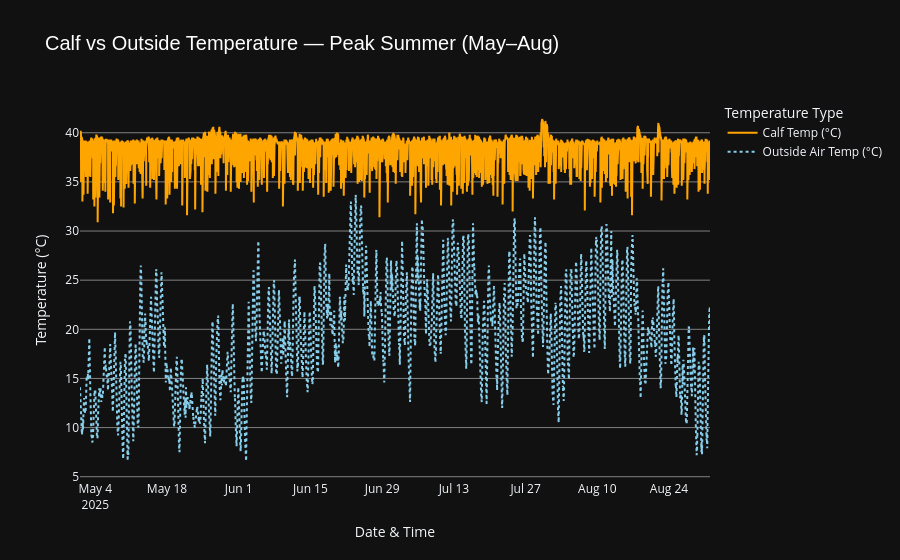
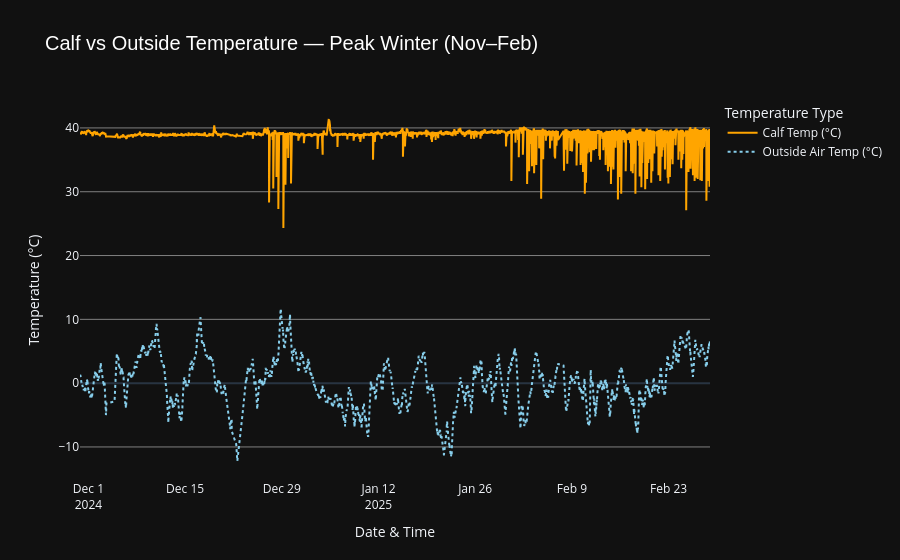

The cell these charts' notebook holds for them, in order:
### Code cell
df['month'] = df['datetime'].dt.month


df_summer = df[df['month'].isin([5, 6, 7, 8])]   # May–Aug
df_winter = df[df['month'].isin([11, 12, 1, 2])] # Nov–Feb


def create_temp_plot(data, season_name, color1='orange', color2='skyblue'):
    fig = go.Figure()

    fig.add_trace(go.Scatter(
        x=data['datetime'],
        y=data['temp'],
        mode='lines',
        name='Calf Temp (°C)',
        line=dict(color=color1, width=2)
    ))

    fig.add_trace(go.Scatter(
        x=data['datetime'],
        y=data['airTemp'],
        mode='lines',
        name='Outside Air Temp (°C)',
        line=dict(color=color2, width=2, dash='dot')
    ))

    fig.update_layout(
        title=f'Calf vs Outside Temperature — {season_name}',
        xaxis_title='Date & Time',
        yaxis_title='Temperature (°C)',
        legend_title='Temperature Type',
        template='plotly_dark',
        hovermode='x unified',
        xaxis=dict(showgrid=False),
        yaxis=dict(showgrid=True, gridcolor='gray'),
        title_font=dict(size=20, family='Arial', color='white')
    )
    return fig


fig_summer = create_temp_plot(df_summer, "Peak Summer (May–Aug)")
fig_winter = create_temp_plot(df_winter, "Peak Winter (Nov–Feb)")

fig_summer.show()
fig_winter.show()

### Figure 1 — Plotly figure (JSON) as saved in the notebook; plotly's stock layout.template omitted (floating-point values rounded to 4 significant figures; data arrays with more than 128 entries replaced by an {"elided": "..."} marker saying what was removed)
{"data": [{"line": {"color": "orange", "width": 2}, "mode": "lines", "name": "Calf Temp (°C)", "type": "scatter", "x": {"elided": "11660 str values"}, "y": {"elided": "11660 float values"}}, {"line": {"color": "skyblue", "dash": "dot", "width": 2}, "mode": "lines", "name": "Outside Air Temp (°C)", "type": "scatter", "x": {"elided": "11660 str values"}, "y": {"elided": "11660 float values"}}], "layout": {"hovermode": "x unified", "legend": {"title": {"text": "Temperature Type"}}, "title": {"font": {"color": "white", "family": "Arial", "size": 20}, "text": "Calf vs Outside Temperature — Peak Summer (May–Aug)"}, "xaxis": {"showgrid": false, "title": {"text": "Date & Time"}}, "yaxis": {"gridcolor": "gray", "showgrid": true, "title": {"text": "Temperature (°C)"}}}}

### Figure 2 — Plotly figure (JSON) as saved in the notebook; plotly's stock layout.template omitted (floating-point values rounded to 4 significant figures; data arrays with more than 128 entries replaced by an {"elided": "..."} marker saying what was removed)
{"data": [{"line": {"color": "orange", "width": 2}, "mode": "lines", "name": "Calf Temp (°C)", "type": "scatter", "x": {"elided": "8312 str values"}, "y": {"elided": "8312 float values"}}, {"line": {"color": "skyblue", "dash": "dot", "width": 2}, "mode": "lines", "name": "Outside Air Temp (°C)", "type": "scatter", "x": {"elided": "8312 str values"}, "y": {"elided": "8312 float values"}}], "layout": {"hovermode": "x unified", "legend": {"title": {"text": "Temperature Type"}}, "title": {"font": {"color": "white", "family": "Arial", "size": 20}, "text": "Calf vs Outside Temperature — Peak Winter (Nov–Feb)"}, "xaxis": {"showgrid": false, "title": {"text": "Date & Time"}}, "yaxis": {"gridcolor": "gray", "showgrid": true, "title": {"text": "Temperature (°C)"}}}}
